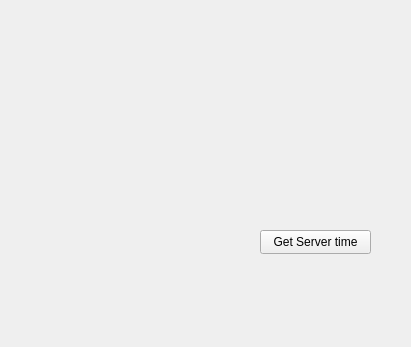
<?xml version="1.0" encoding="UTF-8"?>
<ui version="4.0">
 <class>MainWindow</class>
 <widget class="QMainWindow" name="MainWindow">
  <property name="geometry">
   <rect>
    <x>0</x>
    <y>0</y>
    <width>411</width>
    <height>347</height>
   </rect>
  </property>
  <property name="windowTitle">
   <string>CURL-Example</string>
  </property>
  <widget class="QWidget" name="centralwidget">
   <widget class="QPushButton" name="pushButton">
    <property name="geometry">
     <rect>
      <x>260</x>
      <y>230</y>
      <width>111</width>
      <height>24</height>
     </rect>
    </property>
    <property name="text">
     <string>Get Server time</string>
    </property>
   </widget>
  </widget>
 </widget>
 <resources/>
 <connections/>
</ui>
